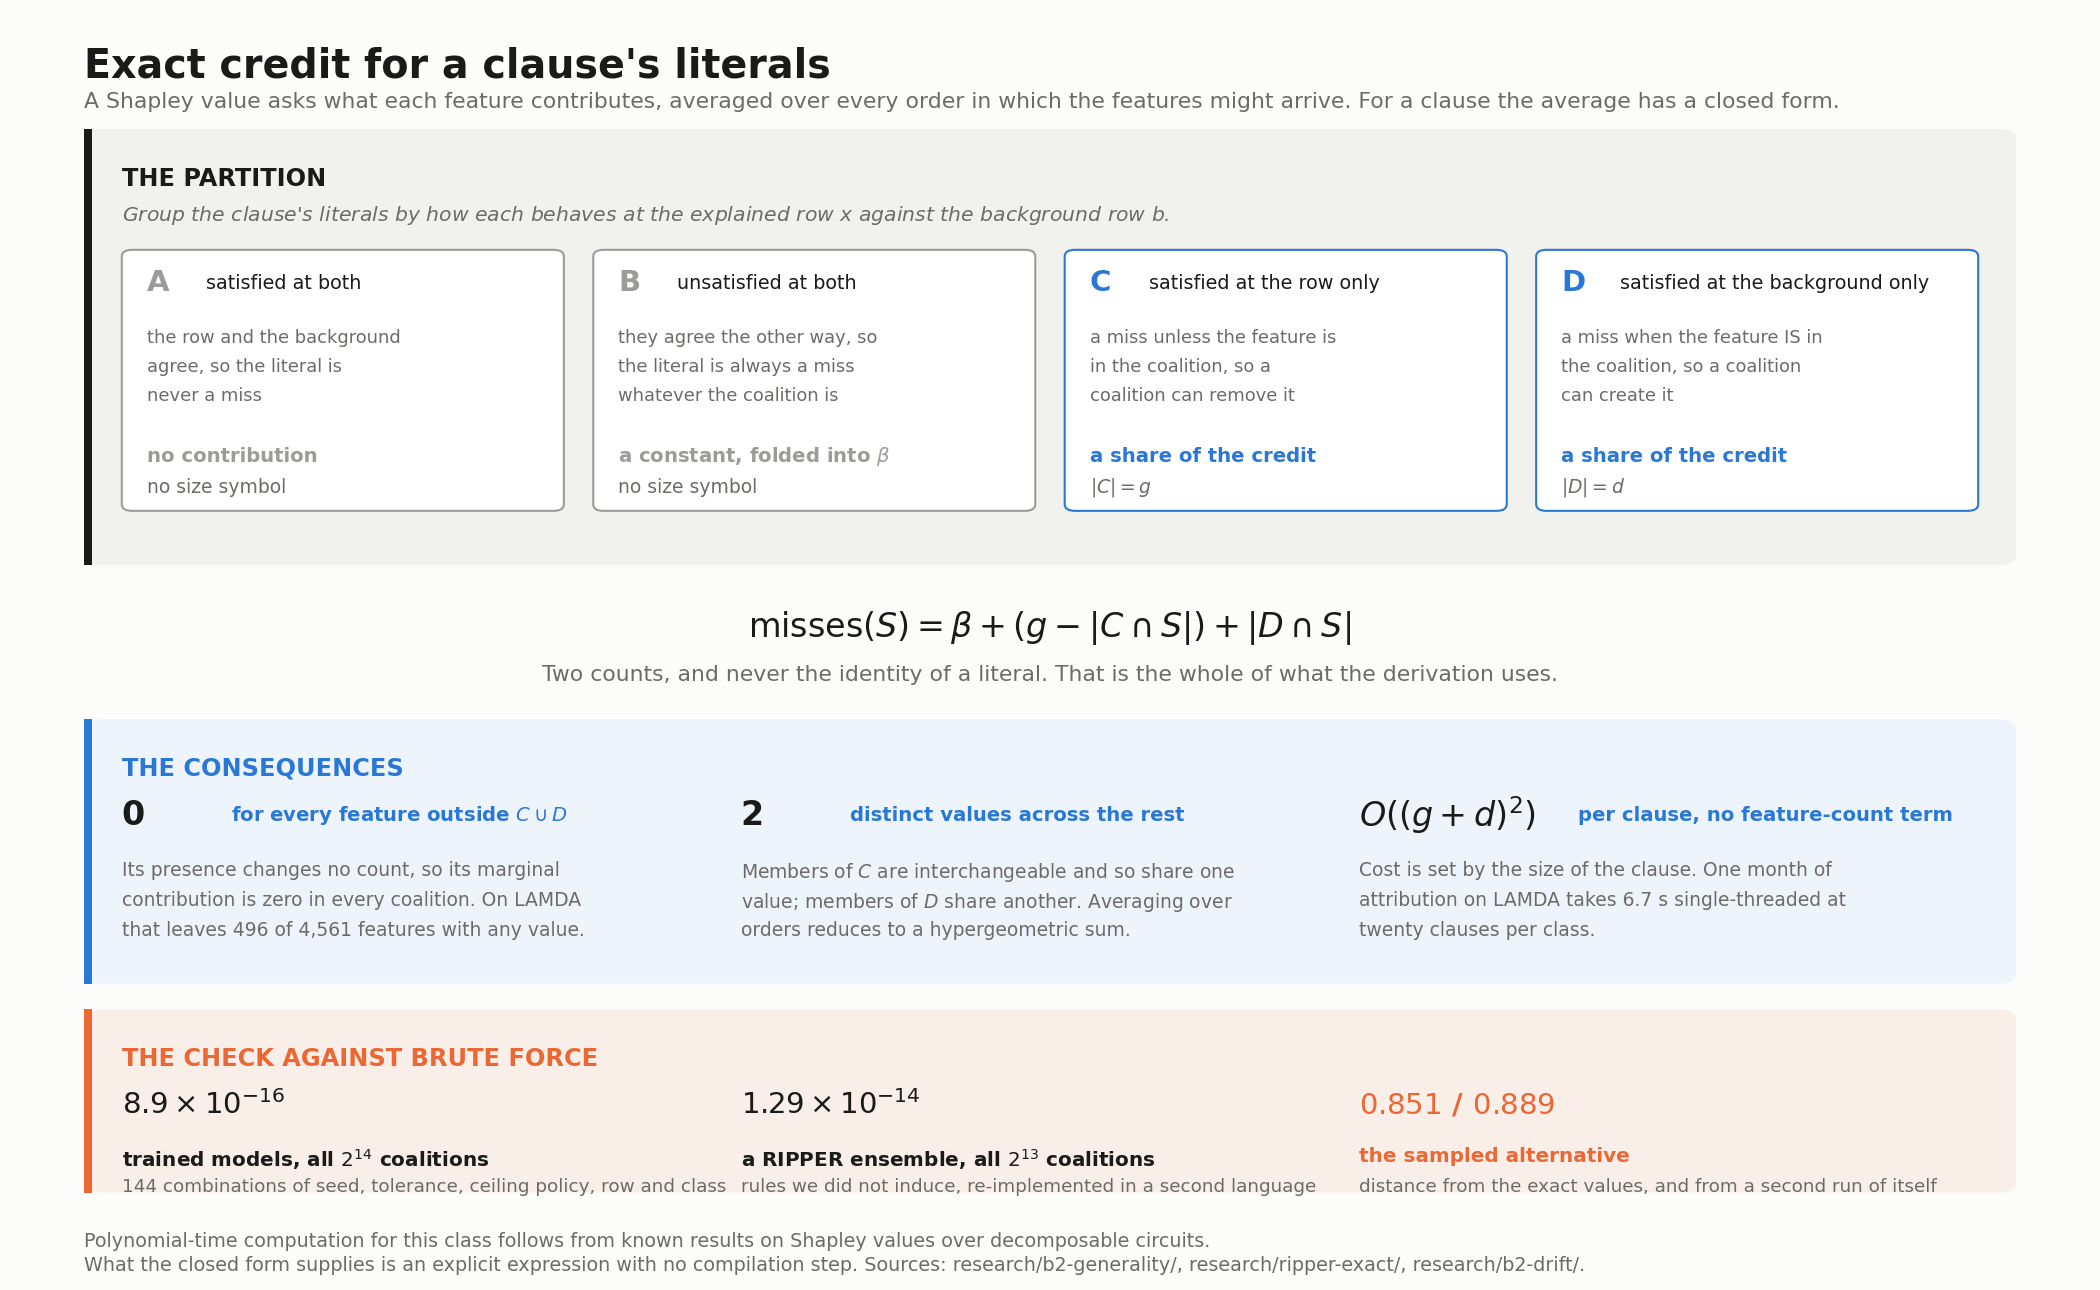

Python code for this plot:
"""Exact credit for a clause's literals.

WHY THIS FIGURE EXISTS. The closed form is four lines of algebra whose consequence is hard to see in
prose: once a clause's literals are grouped by how they behave at the explained row against the
background, the vote depends on two counts and nothing else, and a Shapley value over 2^M coalitions
collapses to a handful of terms. Showing the grouping makes the collapse obvious, and it makes the
boundary obvious too, since the argument uses the counts and would fail for anything that asks which
literal is unsatisfied.

The last band is here because exactness is a claim that has to be demonstrated. Two brute-force
checks and one re-implementation in a second language sit beside the number the sampled estimator
reaches at the budget the literature uses.

ENCODING. Four groups, left to right, in the order the derivation uses them, each with its size and
its effect on the vote. Blue marks what a coalition can change and grey what it cannot, which is the
whole argument; every group is also labelled, so colour carries nothing on its own.

  python docs/figures/feature-importance.py

Output: docs/figures/feature-importance.png
"""
from pathlib import Path

import matplotlib
matplotlib.use("Agg")
import matplotlib.pyplot as plt
import numpy as np
from matplotlib.patches import FancyBboxPatch

HERE = Path(__file__).resolve().parent
OUT = HERE / "feature-importance.png"

FIGW, FIGH = 14.0, 8.6
BLUE, ORANGE = "#2a78d6", "#eb6834"
GREY = "#9b9b97"
SURFACE, PANEL, INK, MUTED = "#fcfcfb", "#f4f4f1", "#1a1a19", "#6b6b68"
L, FW = 0.040, 0.920


def pts(n):
    return n / 72.0 / FIGH


def panel(ax, x, y, w, h, accent, fill=PANEL):
    ax.add_patch(FancyBboxPatch((x, y), w, h, boxstyle="round,pad=0,rounding_size=0.008",
                                linewidth=0, facecolor=fill, zorder=0))
    ax.add_patch(FancyBboxPatch((x, y), 0.0038, h, boxstyle="square,pad=0",
                                linewidth=0, facecolor=accent, zorder=1))


# The four groups of the derivation, in the order it uses them. "size" is the symbol the derivation
# gives each group; only C and D have one, which is the point.
GROUPS = (
    ("A", GREY, "satisfied at both",
     ["the row and the background", "agree, so the literal is", "never a miss"],
     "no contribution", "no size symbol"),
    ("B", GREY, "unsatisfied at both",
     ["they agree the other way, so", "the literal is always a miss", "whatever the coalition is"],
     "a constant, folded into $\\beta$", "no size symbol"),
    ("C", BLUE, "satisfied at the row only",
     ["a miss unless the feature is", "in the coalition, so a", "coalition can remove it"],
     "a share of the credit", "$|C| = g$"),
    ("D", BLUE, "satisfied at the background only",
     ["a miss when the feature IS in", "the coalition, so a coalition", "can create it"],
     "a share of the credit", "$|D| = d$"),
)


def main():
    fig = plt.figure(figsize=(FIGW, FIGH), facecolor=SURFACE)
    ax = fig.add_axes([0, 0, 1, 1])
    ax.set_axis_off()
    ax.set_xlim(0, 1)
    ax.set_ylim(0, 1)

    ax.text(L, 0.964, "Exact credit for a clause's literals", fontsize=19, color=INK,
            va="top", weight="semibold")
    ax.text(L, 0.929,
            "A Shapley value asks what each feature contributes, averaged over every order in which "
            "the features might arrive. For a clause the average has a closed form.",
            fontsize=10.5, color=MUTED, va="top")

    # ---- band 1: the partition ------------------------------------------------ #
    aT, aH = 0.900, 0.338
    panel(ax, L, aT - aH, FW, aH, INK, fill="#f1f1ee")
    ax.text(L + 0.018, aT - pts(18), "THE PARTITION", fontsize=11.5, color=INK, va="top",
            weight="semibold")
    ax.text(L + 0.018, aT - pts(36),
            "Group the clause's literals by how each behaves at the explained row $x$ against the "
            "background row $b$.",
            fontsize=9.8, color=MUTED, va="top", style="italic")

    CW = (FW - 0.036 - 3 * 0.014) / 4
    for k, (name, col, head, lines, effect, size) in enumerate(GROUPS):
        x = L + 0.018 + k * (CW + 0.014)
        yb = aT - aH + pts(26)
        ht = aH - pts(84)
        ax.add_patch(FancyBboxPatch((x, yb), CW, ht, boxstyle="round,pad=0,rounding_size=0.005",
                                    linewidth=1.0, facecolor="#ffffff", edgecolor=col, zorder=2))
        ax.text(x + 0.012, yb + ht - pts(16), name, fontsize=14, color=col, va="center",
                weight="semibold", zorder=3)
        ax.text(x + 0.040, yb + ht - pts(16), head, fontsize=9.2, color=INK, va="center", zorder=3)
        for j, line in enumerate(lines):
            ax.text(x + 0.012, yb + ht - pts(38 + 14 * j), line, fontsize=8.6, color=MUTED,
                    va="top", zorder=3)
        ax.text(x + 0.012, yb + pts(26), effect, fontsize=9.4, color=col, va="center",
                weight="semibold", zorder=3)
        ax.text(x + 0.012, yb + pts(11), size, fontsize=9.0, color=MUTED, va="center", zorder=3)

    # ---- the equation the partition yields ------------------------------------ #
    hY = aT - aH - pts(30)
    ax.text(0.5, hY,
            r"$\mathrm{misses}(S) = \beta + (g - |C \cap S|) + |D \cap S|$",
            fontsize=16, color=INK, ha="center", va="center")
    ax.text(0.5, hY - pts(23),
            "Two counts, and never the identity of a literal. That is the whole of what the "
            "derivation uses.",
            fontsize=10.5, color=MUTED, ha="center", va="center")

    # ---- band 2: what follows ------------------------------------------------- #
    bT, bH = hY - pts(44), 0.205
    panel(ax, L, bT - bH, FW, bH, BLUE, fill="#eef4fc")
    ax.text(L + 0.018, bT - pts(18), "THE CONSEQUENCES", fontsize=11.5, color=BLUE, va="top",
            weight="semibold")
    for k, (val, head, lines) in enumerate((
            ("0", "for every feature outside $C \\cup D$",
             ["Its presence changes no count, so its marginal",
              "contribution is zero in every coalition. On LAMDA",
              "that leaves 496 of 4,561 features with any value."]),
            ("2", "distinct values across the rest",
             ["Members of $C$ are interchangeable and so share one",
              "value; members of $D$ share another. Averaging over",
              "orders reduces to a hypergeometric sum."]),
            ("$O((g+d)^2)$", "per clause, no feature-count term",
             ["Cost is set by the size of the clause. One month of",
              "attribution on LAMDA takes 6.7 s single-threaded at",
              "twenty clauses per class."]))):
        x = L + 0.018 + k * ((FW - 0.036) / 3)
        ax.text(x, bT - pts(46), val, fontsize=16, color=INK, va="center", weight="semibold")
        ax.text(x + (0.052 if k < 2 else 0.104), bT - pts(46), head, fontsize=9.4, color=BLUE,
                va="center", weight="semibold")
        for j, line in enumerate(lines):
            ax.text(x, bT - pts(68 + 14.5 * j), line, fontsize=9.0, color=MUTED, va="top")

    # ---- band 3: the check ---------------------------------------------------- #
    cT, cH = bT - bH - 0.020, 0.142
    panel(ax, L, cT - cH, FW, cH, ORANGE, fill="#faeee8")
    ax.text(L + 0.018, cT - pts(18), "THE CHECK AGAINST BRUTE FORCE", fontsize=11.5, color=ORANGE,
            va="top", weight="semibold")
    CHECKS = (
        ("$8.9 \\times 10^{-16}$", "trained models, all $2^{14}$ coalitions",
         "144 combinations of seed, tolerance, ceiling policy, row and class"),
        ("$1.29 \\times 10^{-14}$", "a RIPPER ensemble, all $2^{13}$ coalitions",
         "rules we did not induce, re-implemented in a second language"),
        ("$0.851$ / $0.889$", "the sampled alternative",
         "distance from the exact values, and from a second run of itself"),
    )
    for k, (val, head, note) in enumerate(CHECKS):
        x = L + 0.018 + k * ((FW - 0.036) / 3)
        col = ORANGE if k == 2 else INK
        ax.text(x, cT - pts(46), val, fontsize=14, color=col, va="center", weight="semibold")
        ax.text(x, cT - pts(66), head, fontsize=9.6, color=col, va="top", weight="semibold")
        ax.text(x, cT - pts(81), note, fontsize=8.8, color=MUTED, va="top")

    ax.text(L, 0.030,
            "Polynomial-time computation for this class follows from known results on Shapley "
            "values over decomposable circuits.",
            fontsize=9.2, color=MUTED, va="bottom")
    ax.text(L, 0.012,
            "What the closed form supplies is an explicit expression with no compilation step. "
            "Sources: research/b2-generality/, research/ripper-exact/, research/b2-drift/.",
            fontsize=9.2, color=MUTED, va="bottom")

    fig.savefig(OUT, dpi=150, metadata={"Software": None})
    print("wrote %s" % OUT.name)


main()
